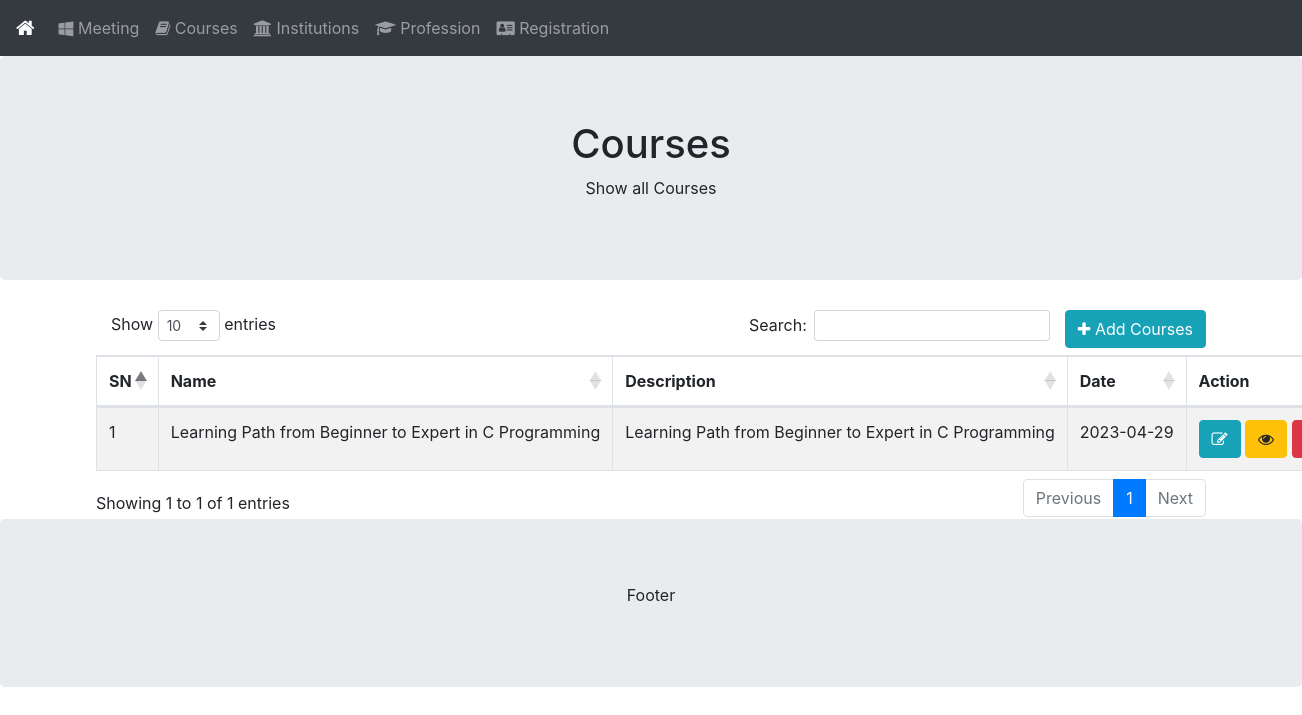
The app's page /admin/page1?page=courses with its own data.
### tables this page shows
CREATE TABLE `courses` (
  `id` int(11) NOT NULL,
  `name` varchar(200) NOT NULL,
  `meeting_id` int(11) NOT NULL,
  `description` varchar(500) DEFAULT NULL,
  `created_at` datetime DEFAULT current_timestamp(),
  `updated_at` datetime DEFAULT current_timestamp()
);

### admin/database.php (called while the page is built, shortened)
<?php
class Database{
	public $hostname = "localhost";
	public $username = "root";
	public $passowrd = "";
	public $database = "training";
	public $connection;
	public function __construct()
	{
		$this->connection = new mysqli($this->hostname, $this->username, $this->passowrd, $this->database);
	}
	public function fetch($table, array $columns, array $condition, array $orderby = NULL){
		$where_condition = "";
		$columns = (empty($columns)) ? "*" : rtrim(implode(",",$columns), ",");
		$order_by="";
		$result=$this->connection->query("SELECT $columns FROM $table $where_condition $order_by;");
		return $result->fetch_all(MYSQLI_ASSOC);
	}
}
$obj = new Database();
?>

### admin/page1.php (the view)
<?php
require "header.php";
if(isset($_GET['page'])){$page = $_GET['page'];}
?>
<div class="jumbotron text-center" style="margin-bottom:0">
  <h1><?php echo ucfirst($page) ?></h1>
  <p>Show all <?php echo ucfirst($page) ?></p>
</div>
<div class="container" style="margin-top:30px">
  <div class="row">
    <div class="col-sm-12">
        <a href="save1.php?table=<?php echo $page; ?>" class="btn btn-info pull-right"><i class="fa fa-plus" aria-hidden="true"></i> Add <?php echo ucfirst($page) ?></a>
        <table id="word-list" class="table table-striped table-bordered dt-responsive nowrap" style="width:100%">
            <thead>
                <tr>
                    <th>SN</th>
                    <th>Name</th>
                    <th>Description</th>
                    <th>Date</th>
                    <th>Action</th>
                </tr>
            </thead>
            <tbody>
                <?php
                $datas = $obj->fetch($page, array(), array());
                $sn = 1;
                foreach($datas as $data){
                    $dateTime = new DateTime($data['updated_at']);
                    $updated_at = $dateTime->format('Y-m-d');
                    echo '
                        <tr>
                            <td>'.$sn++.'</td>
                            <td>'.$data['name'].'</td>
                            <td>'.$data['description'].'</td>
                            <td>'.$updated_at.'</td>
                            <td class="pull-right">
                                <a href="save1.php?table='.$page.'&action=update&id='.$data['id'].'" class="btn btn-info"><i class="fa fa-pencil-square-o" aria-hidden="true"></i></a>
                                <a href="save1.php?table='.$page.'&action=view&id='.$data['id'].'" class="btn btn-warning"><i class="fa fa-eye" aria-hidden="true"></i></a>
                                <a id="delete-tag" data-id="'.$data['id'].'" onclick="deleteData('.$data['id'].',\''.$page.'\')" class="btn btn-danger"><i class="fa fa-times" aria-hidden="true"></i></a>
                            </td>
                        </tr>
                    ';
                }
                ?>
            </tbody>
        </table>
    </div>
  </div>
</div>
<?php require "footer.php"; ?>

### records on screen
courses: name "Learning Path from Beginner to Expert in C Programming", description "Learning Path from Beginner to Expert in C Programming", updated_at "2023-04-29"

### other values on screen
$page "Courses"
